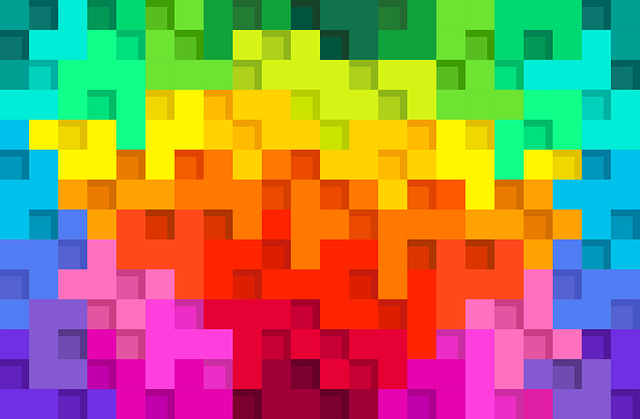
#> input picture quadrado.webp, 640 x 419 px
$ python interpolacaoQua.py
#> lines starting #> are read from the running program, lines starting #| are printed output that depends on the picture
import cv2 as cv

src = cv.imread("quadrado.webp")
#> src is the input picture: shape (419, 640, 3); mean B, G, R 93.4, 130.1, 156.3

quadNear = cv.resize(src, dsize=None,fx=1/4,fy=1/4,interpolation= cv.INTER_NEAREST)
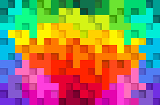
#> quadNear: shape (105, 160, 3); mean B, G, R 93.3, 130.2, 155.9
quadBil = cv.resize(src, dsize=None,fx=1/4,fy=1/4,interpolation= cv.INTER_LINEAR)
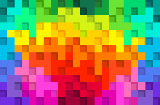
#> quadBil: shape (105, 160, 3); mean B, G, R 93.6, 130, 156.5
quadCub = cv.resize(src, dsize=None,fx=1/4,fy=1/4,interpolation= cv.INTER_CUBIC)

quadNear2 = cv.resize(quadNear, dsize=None,fx=4,fy=4,interpolation= cv.INTER_NEAREST)
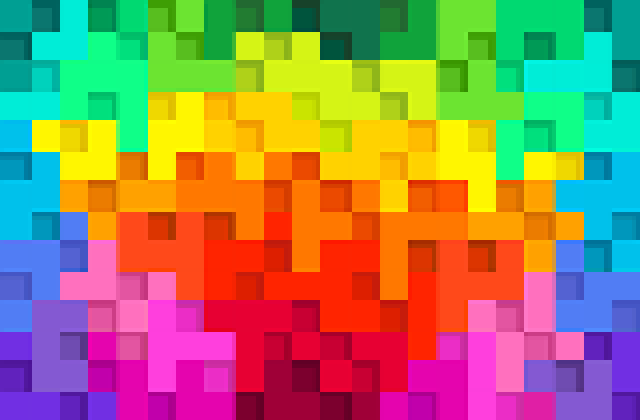
#> quadNear2: shape (420, 640, 3); mean B, G, R 93.3, 130.2, 155.9
quadBil2 = cv.resize(quadBil, dsize=None,fx=4,fy=4,interpolation= cv.INTER_LINEAR)
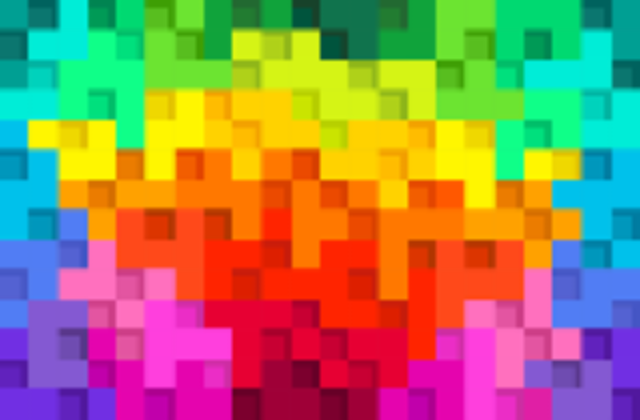
#> quadBil2: shape (420, 640, 3); mean B, G, R 93.5, 130, 156.4
quadCub2 = cv.resize(quadCub, dsize=None,fx=4,fy=4,interpolation= cv.INTER_CUBIC)

cv.imshow("Nearest",quadNear2)
cv.imshow("Bilinear",quadBil2)
cv.imshow("Cubica", quadCub2)
cv.waitKey(0)
cv.destroyAllWindows()

# o pixelado é o que chega mais perto do original, definindo muito bem cada quadrado
# o bilinear e o cúbico ficam bem embaçados, mas o cúbico ainda consegue definir melhor cada quadrado
